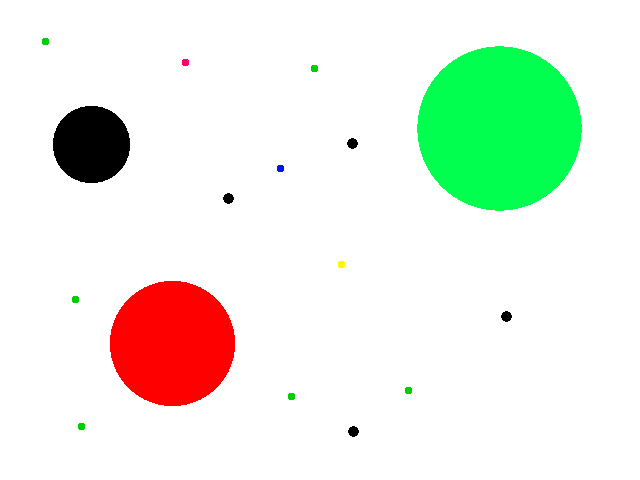
#> input picture circles.png, 640 x 480 px
$ python pycv-test.py
#> lines starting #> are read from the running program, lines starting #| are printed output that depends on the picture; after the words box and inside, x2 and y2 are one past the last pixel; in counts of white or black regions, pixels touching at a corner belong together
#
# Autor: Luiz Duarte
# E-mail: duarte.luizneto@gmail.com
#
# Deenvolvido em Python 3.6, Opencv 3.3
#
#
# Notas: Fiquei com algumas dúvidas nas medidas exatas dos circulos
#
#


from matplotlib import pyplot as plt
from scipy.spatial import distance as dist
from imutils import perspective
from imutils import contours
import numpy as np
import argparse
import imutils
import cv2

################Função Distancia Euclidiana#################
def midpoint(ptA, ptB):
	return ((ptA[0] + ptB[0]) * 0.5, (ptA[1] + ptB[1]) * 0.5)
############################################################

#####################Imagem de Entrada#################
bgr_img = cv2.imread('circles.png')
#> bgr_img is the input picture: shape (480, 640, 3); mean B, G, R 228.1, 240.5, 233
image_input = bgr_img.copy() # read as it is
#######################################################

#######################################################
if bgr_img.shape[-1] == 3:           # color image
    b,g,r = cv2.split(bgr_img)       # get b,g,r
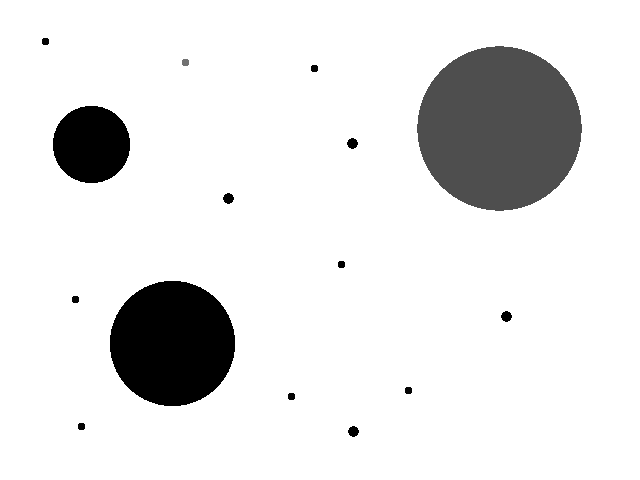
#> b: shape (480, 640); min 0, max 255, mean 228.1
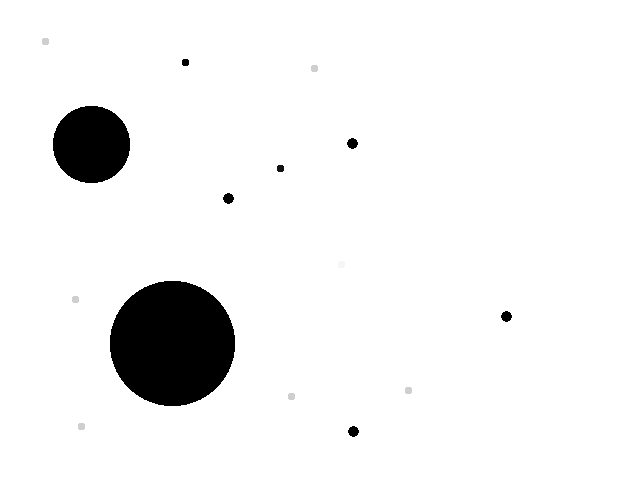
#> g: shape (480, 640); min 0, max 255, mean 240.5
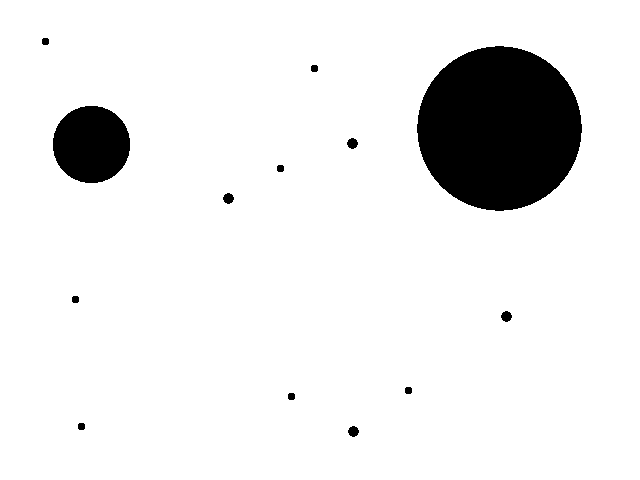
#> r: shape (480, 640); 91.4% white; 13 black regions, largest, box (x1, y1, x2, y2) and area: (417, 46, 582, 211) 21193, (53, 106, 130, 183) 4693, (347, 138, 358, 149) 89
    rgb_img = cv2.merge([r,g,b])     # switch it to rgb
    gray_img = cv2.cvtColor(bgr_img, cv2.COLOR_BGR2GRAY)
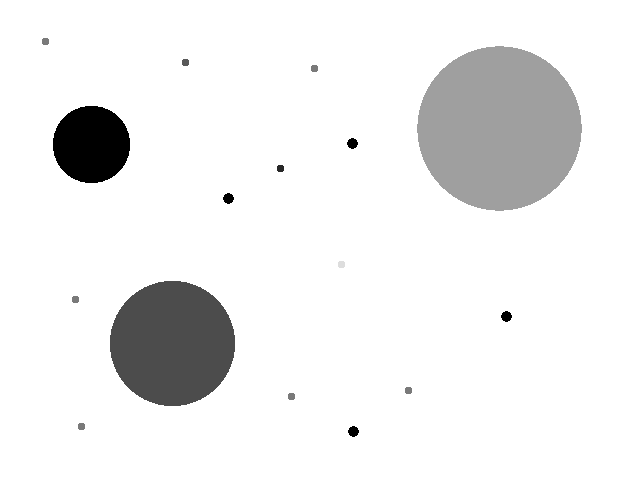
#> gray_img: shape (480, 640); min 0, max 255, mean 236.8
else:
    gray_img = bgr_img
#######################################################

################Construção dos Filtros##################
img = cv2.medianBlur(gray_img, 5)
cimg = cv2.cvtColor(img,cv2.COLOR_GRAY2BGR)
kernel = cv2.getStructuringElement(cv2.MORPH_RECT,(5,5))

img_erosion = cv2.erode(img, kernel, iterations=2)
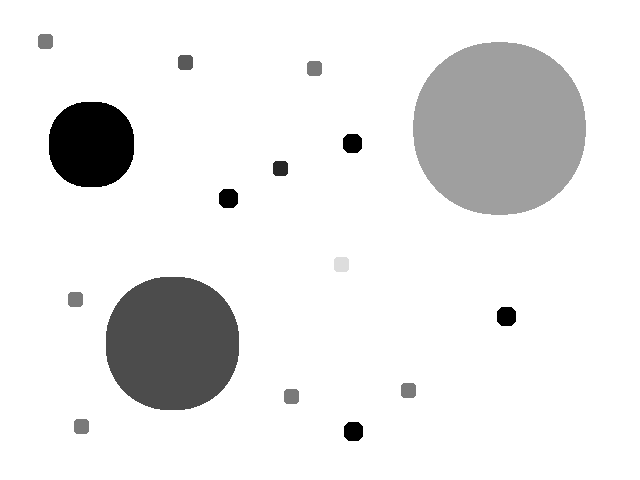
#> img_erosion: shape (480, 640); min 0, max 255, mean 232.3
img_dilation = cv2.dilate(img_erosion, kernel, iterations=1)

opening = cv2.morphologyEx(img, cv2.MORPH_OPEN, kernel)
closing = cv2.morphologyEx(img_erosion, cv2.MORPH_CLOSE, kernel)
opening1 = cv2.morphologyEx(closing, cv2.MORPH_OPEN, kernel)

gradient = cv2.morphologyEx(img_dilation, cv2.MORPH_GRADIENT, kernel)
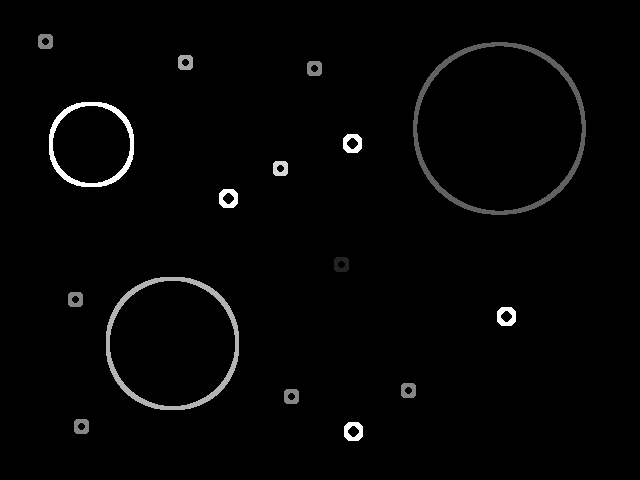
#> gradient: shape (480, 640); min 0, max 255, mean 4.6
############################################################

##################Transformada de Hough#####################
circles = cv2.HoughCircles(
							opening1,
							cv2.HOUGH_GRADIENT,
							1,
							100,
							param1=20,
							param2=15,
							minRadius=1,
							maxRadius=500)
#> circles = [[497.5, 126.5, 87.8], [170.5, 342.5, 66.4], [90.5, 143.5, 43.8], [352.5, 430.5, 9.6], [505.5, 315.5, 9.6], [227.5, 198.5, 9.6], [352.5, 143.5, 11], [340.5, 265.5, 8]]
circles = np.uint16(np.around(circles))
#> circles = [[498, 126, 88], [170, 342, 66], [90, 144, 44], [352, 430, 10], [506, 316, 10], [228, 198, 10], [352, 144, 11], [340, 266, 8]]
for i in circles[0,:]:
	# draw the outer circle
	cv2.circle(bgr_img,(i[0],i[1]),i[2],(0,255,255),2)
	# draw the center of the circle
	#cv2.circle(bgr_img,(i[0],i[1]),2,(0,255,255),2)
	diametroCirculo = 2*i[2]
	raio = i[2]

	print("RAIO DO CÍRCULO NA POSIÇÃO (%d,%d) =  %d" % (i[0],i[1],raio))
	print("DIÂMETRO DO CÍRCULO NA POSIÇÃO (%d,%d) =  %d" % (i[0],i[1],diametroCirculo))
#> this loop made 8 passes
#> (i, diametroCirculo, raio) on passes 1 to 8: ([498, 126, 88], 176, 88), ([170, 342, 66], 132, 66), ([90, 144, 44], 88, 44), ([352, 430, 10], 20, 10), ([506, 316, 10], 20, 10), ([228, 198, 10], 20, 10), ([352, 144, 11], 22, 11), ([340, 266, 8], 16, 8)
#> (printed output is left out)
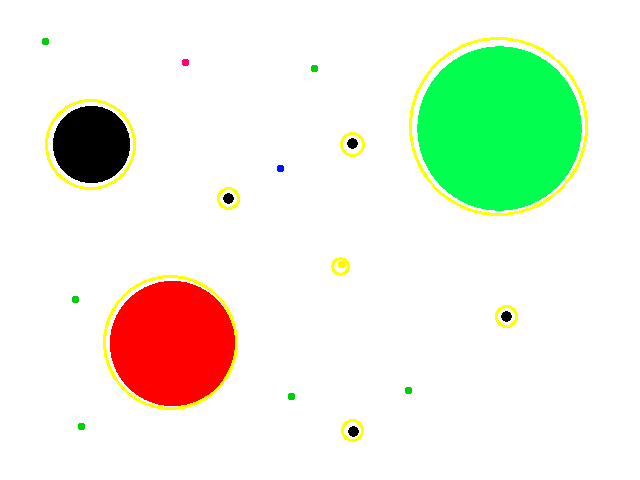
#> bgr_img: shape (480, 640, 3); mean B, G, R 224.3, 240.5, 233


####################Imagem de Saída#########################
cv2.imshow("Input Image", image_input)
cv2.imshow("Hough Transform", bgr_img)
# [8 lines of commented-out code are left out]
cv2.waitKey(0)
#############################################################
